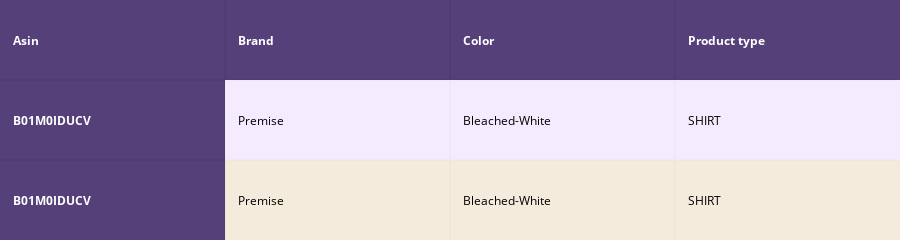
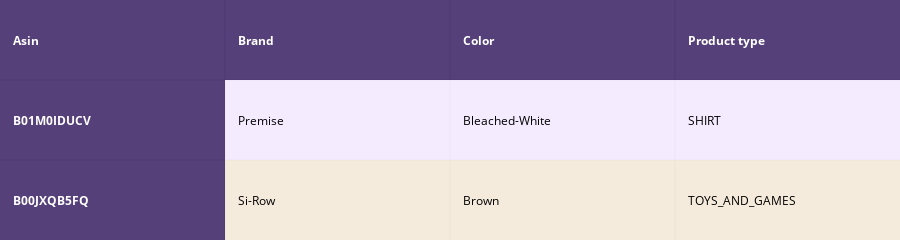
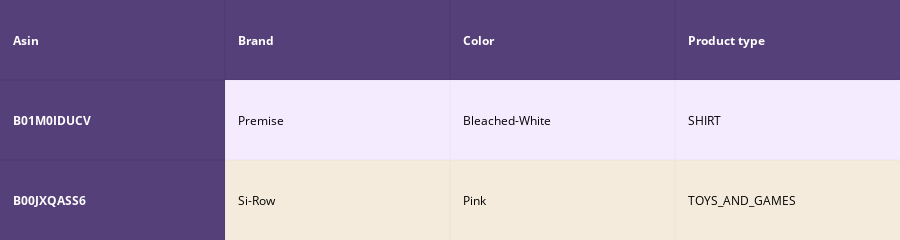
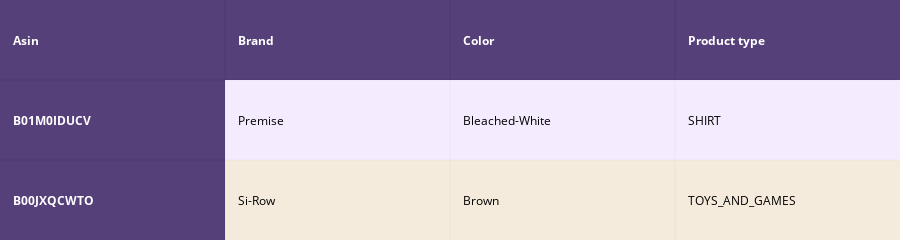

Write notebook code for charts like these, in order.
### Markdown cell above
# Merging all the four features - IDF, Brand, Color and Image and getting distance

### Code cell
def idf_w2v_brand(doc_id, w1, w2, w3, w4, num_results):
    # doc_id: apparel's id in given corpus
    # w1: weight for  w2v features
    # w2: weight for brand and color features

    # pairwise_dist will store the distance from given input apparel to all remaining apparels
    # the metric we used here is cosine, the coside distance is mesured as K(X, Y) = <X, Y> / (||X||*||Y||)
    # http://scikit-learn.org/stable/modules/metrics.html#cosine-similarity
    idf_w2v_dist  = pairwise_distances(w2v_title_weight, w2v_title_weight[doc_id].reshape(1,-1))
    brand_feat_dist = pairwise_distances(brand_features, brand_features[doc_id])
    color_feat_dist = pairwise_distances(color_features, color_features[doc_id])
    
    doc_id = asins.index(df_asins[doc_id])
    image_pair_dist = pairwise_distances(bottleneck_features_train, bottleneck_features_train[doc_id].reshape(1,-1))
    pairwise_dist   = (w1 * idf_w2v_dist +  w2 * brand_feat_dist + w3 * color_feat_dist + w4 * image_pair_dist)/float(w1 + w2 + w3 + w4)

    # np.argsort will return indices of 9 smallest distances
    indices = np.argsort(pairwise_dist.flatten())[0:num_results]
    #pdists will store the 9 smallest distances
    pdists  = np.sort(pairwise_dist.flatten())[0:num_results]

    #data frame indices of the 9 smallest distace's
    df_indices = list(data.index[indices])
    

    for i in range(0, len(indices)):
        heat_map_w2v_brand(data['title'].loc[df_indices[0]],data['title'].loc[df_indices[i]], data['medium_image_url'].loc[df_indices[i]], indices[0], indices[i],df_indices[0], df_indices[i], 'weighted')
        print('ASIN :',data['asin'].loc[df_indices[i]])
        print('Brand :',data['brand'].loc[df_indices[i]])
        print('euclidean distance from input :', pdists[i])
        print('='*125)

idf_w2v_brand(12566, 25, 20, 20, 5, 20)
# in the give heat map, each cell contains the euclidean distance between words i, j

### Figure 1 — Plotly figure (JSON) as saved in the notebook; plotly's stock layout.template omitted (floating-point values rounded to 4 significant figures)
{"data": [{"colorscale": [[0, "#1d004d"], [0.5, "#f2e5ff"], [1, "#f2e5d1"]], "hoverinfo": "none", "opacity": 0.75, "showscale": false, "type": "heatmap", "uid": "cb5dffdc-2cd0-4934-8fad-eb54799ad9eb", "z": [[0, 0, 0, 0], [0, 0.5, 0.5, 0.5], [0, 1, 1, 1]]}], "layout": {"annotations": [{"align": "left", "font": {"color": "#ffffff"}, "showarrow": false, "text": "<b>Asin</b>", "x": -0.45, "xanchor": "left", "xref": "x", "y": 0, "yref": "y"}, {"align": "left", "font": {"color": "#ffffff"}, "showarrow": false, "text": "<b>Brand</b>", "x": 0.55, "xanchor": "left", "xref": "x", "y": 0, "yref": "y"}, {"align": "left", "font": {"color": "#ffffff"}, "showarrow": false, "text": "<b>Color</b>", "x": 1.55, "xanchor": "left", "xref": "x", "y": 0, "yref": "y"}, {"align": "left", "font": {"color": "#ffffff"}, "showarrow": false, "text": "<b>Product type</b>", "x": 2.55, "xanchor": "left", "xref": "x", "y": 0, "yref": "y"}, {"align": "left", "font": {"color": "#ffffff"}, "showarrow": false, "text": "<b>B01M0IDUCV</b>", "x": -0.45, "xanchor": "left", "xref": "x", "y": 1, "yref": "y"}, {"align": "left", "font": {"color": "#000000"}, "showarrow": false, "text": "Premise", "x": 0.55, "xanchor": "left", "xref": "x", "y": 1, "yref": "y"}, {"align": "left", "font": {"color": "#000000"}, "showarrow": false, "text": "Bleached-White", "x": 1.55, "xanchor": "left", "xref": "x", "y": 1, "yref": "y"}, {"align": "left", "font": {"color": "#000000"}, "showarrow": false, "text": "SHIRT", "x": 2.55, "xanchor": "left", "xref": "x", "y": 1, "yref": "y"}, {"align": "left", "font": {"color": "#ffffff"}, "showarrow": false, "text": "<b>B01M0IDUCV</b>", "x": -0.45, "xanchor": "left", "xref": "x", "y": 2, "yref": "y"}, {"align": "left", "font": {"color": "#000000"}, "showarrow": false, "text": "Premise", "x": 0.55, "xanchor": "left", "xref": "x", "y": 2, "yref": "y"}, {"align": "left", "font": {"color": "#000000"}, "showarrow": false, "text": "Bleached-White", "x": 1.55, "xanchor": "left", "xref": "x", "y": 2, "yref": "y"}, {"align": "left", "font": {"color": "#000000"}, "showarrow": false, "text": "SHIRT", "x": 2.55, "xanchor": "left", "xref": "x", "y": 2, "yref": "y"}], "height": 140, "margin": {"b": 0, "l": 0, "r": 0, "t": 0}, "xaxis": {"dtick": 1, "gridwidth": 2, "showticklabels": false, "tick0": -0.5, "ticks": "", "zeroline": false}, "yaxis": {"autorange": "reversed", "dtick": 1, "gridwidth": 2, "showticklabels": false, "tick0": 0.5, "ticks": "", "zeroline": false}}}

### Figure 2 — Plotly figure (JSON) as saved in the notebook; plotly's stock layout.template omitted (floating-point values rounded to 4 significant figures)
{"data": [{"colorscale": [[0, "#1d004d"], [0.5, "#f2e5ff"], [1, "#f2e5d1"]], "hoverinfo": "none", "opacity": 0.75, "showscale": false, "type": "heatmap", "uid": "de944264-2fd6-4737-a4a0-daa71805e3e3", "z": [[0, 0, 0, 0], [0, 0.5, 0.5, 0.5], [0, 1, 1, 1]]}], "layout": {"annotations": [{"align": "left", "font": {"color": "#ffffff"}, "showarrow": false, "text": "<b>Asin</b>", "x": -0.45, "xanchor": "left", "xref": "x", "y": 0, "yref": "y"}, {"align": "left", "font": {"color": "#ffffff"}, "showarrow": false, "text": "<b>Brand</b>", "x": 0.55, "xanchor": "left", "xref": "x", "y": 0, "yref": "y"}, {"align": "left", "font": {"color": "#ffffff"}, "showarrow": false, "text": "<b>Color</b>", "x": 1.55, "xanchor": "left", "xref": "x", "y": 0, "yref": "y"}, {"align": "left", "font": {"color": "#ffffff"}, "showarrow": false, "text": "<b>Product type</b>", "x": 2.55, "xanchor": "left", "xref": "x", "y": 0, "yref": "y"}, {"align": "left", "font": {"color": "#ffffff"}, "showarrow": false, "text": "<b>B01M0IDUCV</b>", "x": -0.45, "xanchor": "left", "xref": "x", "y": 1, "yref": "y"}, {"align": "left", "font": {"color": "#000000"}, "showarrow": false, "text": "Premise", "x": 0.55, "xanchor": "left", "xref": "x", "y": 1, "yref": "y"}, {"align": "left", "font": {"color": "#000000"}, "showarrow": false, "text": "Bleached-White", "x": 1.55, "xanchor": "left", "xref": "x", "y": 1, "yref": "y"}, {"align": "left", "font": {"color": "#000000"}, "showarrow": false, "text": "SHIRT", "x": 2.55, "xanchor": "left", "xref": "x", "y": 1, "yref": "y"}, {"align": "left", "font": {"color": "#ffffff"}, "showarrow": false, "text": "<b>B00JXQB5FQ</b>", "x": -0.45, "xanchor": "left", "xref": "x", "y": 2, "yref": "y"}, {"align": "left", "font": {"color": "#000000"}, "showarrow": false, "text": "Si-Row", "x": 0.55, "xanchor": "left", "xref": "x", "y": 2, "yref": "y"}, {"align": "left", "font": {"color": "#000000"}, "showarrow": false, "text": "Brown", "x": 1.55, "xanchor": "left", "xref": "x", "y": 2, "yref": "y"}, {"align": "left", "font": {"color": "#000000"}, "showarrow": false, "text": "TOYS_AND_GAMES", "x": 2.55, "xanchor": "left", "xref": "x", "y": 2, "yref": "y"}], "height": 140, "margin": {"b": 0, "l": 0, "r": 0, "t": 0}, "xaxis": {"dtick": 1, "gridwidth": 2, "showticklabels": false, "tick0": -0.5, "ticks": "", "zeroline": false}, "yaxis": {"autorange": "reversed", "dtick": 1, "gridwidth": 2, "showticklabels": false, "tick0": 0.5, "ticks": "", "zeroline": false}}}

### Figure 3 — Plotly figure (JSON) as saved in the notebook; plotly's stock layout.template omitted (floating-point values rounded to 4 significant figures)
{"data": [{"colorscale": [[0, "#1d004d"], [0.5, "#f2e5ff"], [1, "#f2e5d1"]], "hoverinfo": "none", "opacity": 0.75, "showscale": false, "type": "heatmap", "uid": "6a1238d7-6406-4ad3-a60b-3dc4e81fd3ab", "z": [[0, 0, 0, 0], [0, 0.5, 0.5, 0.5], [0, 1, 1, 1]]}], "layout": {"annotations": [{"align": "left", "font": {"color": "#ffffff"}, "showarrow": false, "text": "<b>Asin</b>", "x": -0.45, "xanchor": "left", "xref": "x", "y": 0, "yref": "y"}, {"align": "left", "font": {"color": "#ffffff"}, "showarrow": false, "text": "<b>Brand</b>", "x": 0.55, "xanchor": "left", "xref": "x", "y": 0, "yref": "y"}, {"align": "left", "font": {"color": "#ffffff"}, "showarrow": false, "text": "<b>Color</b>", "x": 1.55, "xanchor": "left", "xref": "x", "y": 0, "yref": "y"}, {"align": "left", "font": {"color": "#ffffff"}, "showarrow": false, "text": "<b>Product type</b>", "x": 2.55, "xanchor": "left", "xref": "x", "y": 0, "yref": "y"}, {"align": "left", "font": {"color": "#ffffff"}, "showarrow": false, "text": "<b>B01M0IDUCV</b>", "x": -0.45, "xanchor": "left", "xref": "x", "y": 1, "yref": "y"}, {"align": "left", "font": {"color": "#000000"}, "showarrow": false, "text": "Premise", "x": 0.55, "xanchor": "left", "xref": "x", "y": 1, "yref": "y"}, {"align": "left", "font": {"color": "#000000"}, "showarrow": false, "text": "Bleached-White", "x": 1.55, "xanchor": "left", "xref": "x", "y": 1, "yref": "y"}, {"align": "left", "font": {"color": "#000000"}, "showarrow": false, "text": "SHIRT", "x": 2.55, "xanchor": "left", "xref": "x", "y": 1, "yref": "y"}, {"align": "left", "font": {"color": "#ffffff"}, "showarrow": false, "text": "<b>B00JXQASS6</b>", "x": -0.45, "xanchor": "left", "xref": "x", "y": 2, "yref": "y"}, {"align": "left", "font": {"color": "#000000"}, "showarrow": false, "text": "Si-Row", "x": 0.55, "xanchor": "left", "xref": "x", "y": 2, "yref": "y"}, {"align": "left", "font": {"color": "#000000"}, "showarrow": false, "text": "Pink", "x": 1.55, "xanchor": "left", "xref": "x", "y": 2, "yref": "y"}, {"align": "left", "font": {"color": "#000000"}, "showarrow": false, "text": "TOYS_AND_GAMES", "x": 2.55, "xanchor": "left", "xref": "x", "y": 2, "yref": "y"}], "height": 140, "margin": {"b": 0, "l": 0, "r": 0, "t": 0}, "xaxis": {"dtick": 1, "gridwidth": 2, "showticklabels": false, "tick0": -0.5, "ticks": "", "zeroline": false}, "yaxis": {"autorange": "reversed", "dtick": 1, "gridwidth": 2, "showticklabels": false, "tick0": 0.5, "ticks": "", "zeroline": false}}}

### Figure 4 — Plotly figure (JSON) as saved in the notebook; plotly's stock layout.template omitted (floating-point values rounded to 4 significant figures)
{"data": [{"colorscale": [[0, "#1d004d"], [0.5, "#f2e5ff"], [1, "#f2e5d1"]], "hoverinfo": "none", "opacity": 0.75, "showscale": false, "type": "heatmap", "uid": "337f84e3-b8eb-4c54-80cb-2f52770c791e", "z": [[0, 0, 0, 0], [0, 0.5, 0.5, 0.5], [0, 1, 1, 1]]}], "layout": {"annotations": [{"align": "left", "font": {"color": "#ffffff"}, "showarrow": false, "text": "<b>Asin</b>", "x": -0.45, "xanchor": "left", "xref": "x", "y": 0, "yref": "y"}, {"align": "left", "font": {"color": "#ffffff"}, "showarrow": false, "text": "<b>Brand</b>", "x": 0.55, "xanchor": "left", "xref": "x", "y": 0, "yref": "y"}, {"align": "left", "font": {"color": "#ffffff"}, "showarrow": false, "text": "<b>Color</b>", "x": 1.55, "xanchor": "left", "xref": "x", "y": 0, "yref": "y"}, {"align": "left", "font": {"color": "#ffffff"}, "showarrow": false, "text": "<b>Product type</b>", "x": 2.55, "xanchor": "left", "xref": "x", "y": 0, "yref": "y"}, {"align": "left", "font": {"color": "#ffffff"}, "showarrow": false, "text": "<b>B01M0IDUCV</b>", "x": -0.45, "xanchor": "left", "xref": "x", "y": 1, "yref": "y"}, {"align": "left", "font": {"color": "#000000"}, "showarrow": false, "text": "Premise", "x": 0.55, "xanchor": "left", "xref": "x", "y": 1, "yref": "y"}, {"align": "left", "font": {"color": "#000000"}, "showarrow": false, "text": "Bleached-White", "x": 1.55, "xanchor": "left", "xref": "x", "y": 1, "yref": "y"}, {"align": "left", "font": {"color": "#000000"}, "showarrow": false, "text": "SHIRT", "x": 2.55, "xanchor": "left", "xref": "x", "y": 1, "yref": "y"}, {"align": "left", "font": {"color": "#ffffff"}, "showarrow": false, "text": "<b>B00JXQCWTO</b>", "x": -0.45, "xanchor": "left", "xref": "x", "y": 2, "yref": "y"}, {"align": "left", "font": {"color": "#000000"}, "showarrow": false, "text": "Si-Row", "x": 0.55, "xanchor": "left", "xref": "x", "y": 2, "yref": "y"}, {"align": "left", "font": {"color": "#000000"}, "showarrow": false, "text": "Brown", "x": 1.55, "xanchor": "left", "xref": "x", "y": 2, "yref": "y"}, {"align": "left", "font": {"color": "#000000"}, "showarrow": false, "text": "TOYS_AND_GAMES", "x": 2.55, "xanchor": "left", "xref": "x", "y": 2, "yref": "y"}], "height": 140, "margin": {"b": 0, "l": 0, "r": 0, "t": 0}, "xaxis": {"dtick": 1, "gridwidth": 2, "showticklabels": false, "tick0": -0.5, "ticks": "", "zeroline": false}, "yaxis": {"autorange": "reversed", "dtick": 1, "gridwidth": 2, "showticklabels": false, "tick0": 0.5, "ticks": "", "zeroline": false}}}
